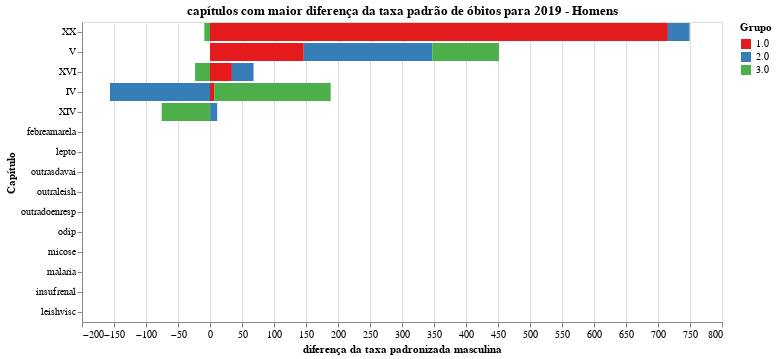

Source (notebook cell):
### Code cell
chart = plot_grafico_dif(pop_19, pop_r,
                         'taxa_obitos_esp_homem', 
                         "capítulos com maior diferença da taxa padrão de óbitos para 2019 - Homens",
                        "diferença da taxa padronizada masculina")


#chart.save('tx_pad_h.svg')
chart

### Figure 1 — Vega-Lite specification as saved in the notebook (floating-point values rounded to 4 significant figures)
{"config": {"view": {"continuousWidth": 400, "continuousHeight": 300}, "range": {"category": {"scheme": "set1"}}}, "data": {"name": "data-0852fda8a848c3c1830f024f4a13337a"}, "mark": "bar", "encoding": {"color": {"type": "nominal", "field": "grupo", "title": "Grupo"}, "order": {"type": "nominal", "field": "grupo", "sort": "ascending"}, "tooltip": {"type": "quantitative", "field": "taxa"}, "x": {"type": "quantitative", "field": "taxa", "title": "diferença da taxa padronizada masculina"}, "y": {"type": "nominal", "field": "capitulo", "sort": null, "title": "Capítulo"}}, "title": "capítulos com maior diferença da taxa padrão de óbitos para 2019 - Homens", "width": 640, "$schema": "https://vega.github.io/schema/vega-lite/v4.8.1.json", "datasets": {"data-0852fda8a848c3c1830f024f4a13337a": [{"capitulo": "XX", "grupo": "1.0", "taxa": 715.4}, {"capitulo": "XX", "grupo": "2.0", "taxa": 33.86}, {"capitulo": "XX", "grupo": "3.0", "taxa": -8.898}, {"capitulo": "V", "grupo": "1.0", "taxa": 146.4}, {"capitulo": "V", "grupo": "2.0", "taxa": 200.9}, {"capitulo": "V", "grupo": "3.0", "taxa": 104.1}, {"capitulo": "XVI", "grupo": "1.0", "taxa": 34.19}, {"capitulo": "XVI", "grupo": "2.0", "taxa": 33.81}, {"capitulo": "XVI", "grupo": "3.0", "taxa": -23.33}, {"capitulo": "IV", "grupo": "1.0", "taxa": 6.563}, {"capitulo": "IV", "grupo": "2.0", "taxa": -156.3}, {"capitulo": "IV", "grupo": "3.0", "taxa": 182.0}, {"capitulo": "XIV", "grupo": "1.0", "taxa": 0.2392}, {"capitulo": "XIV", "grupo": "2.0", "taxa": 10.94}, {"capitulo": "XIV", "grupo": "3.0", "taxa": -75.52}, {"capitulo": "febreamarela", "grupo": "1.0", "taxa": 0.0}, {"capitulo": "febreamarela", "grupo": "2.0", "taxa": 0.0}, {"capitulo": "febreamarela", "grupo": "3.0", "taxa": 0.0}, {"capitulo": "lepto", "grupo": "1.0", "taxa": 0.0}, {"capitulo": "lepto", "grupo": "2.0", "taxa": 0.0}, {"capitulo": "lepto", "grupo": "3.0", "taxa": 0.0}, {"capitulo": "outrasdavai", "grupo": "1.0", "taxa": 0.0}, {"capitulo": "outrasdavai", "grupo": "2.0", "taxa": 0.0}, {"capitulo": "outrasdavai", "grupo": "3.0", "taxa": 0.0}, {"capitulo": "outraleish", "grupo": "1.0", "taxa": 0.0}, {"capitulo": "outraleish", "grupo": "2.0", "taxa": 0.0}, {"capitulo": "outraleish", "grupo": "3.0", "taxa": 0.0}, {"capitulo": "outradoenresp", "grupo": "1.0", "taxa": 0.0}, {"capitulo": "outradoenresp", "grupo": "2.0", "taxa": 0.0}, {"capitulo": "outradoenresp", "grupo": "3.0", "taxa": 0.0}, {"capitulo": "odip", "grupo": "1.0", "taxa": 0.0}, {"capitulo": "odip", "grupo": "2.0", "taxa": 0.0}, {"capitulo": "odip", "grupo": "3.0", "taxa": 0.0}, {"capitulo": "micose", "grupo": "1.0", "taxa": 0.0}, {"capitulo": "micose", "grupo": "2.0", "taxa": 0.0}, {"capitulo": "micose", "grupo": "3.0", "taxa": 0.0}, {"capitulo": "malaria", "grupo": "1.0", "taxa": 0.0}, {"capitulo": "malaria", "grupo": "2.0", "taxa": 0.0}, {"capitulo": "malaria", "grupo": "3.0", "taxa": 0.0}, {"capitulo": "insufrenal", "grupo": "1.0", "taxa": 0.0}, {"capitulo": "insufrenal", "grupo": "2.0", "taxa": 0.0}, {"capitulo": "insufrenal", "grupo": "3.0", "taxa": 0.0}, {"capitulo": "leishvisc", "grupo": "1.0", "taxa": 0.0}, {"capitulo": "leishvisc", "grupo": "2.0", "taxa": 0.0}, {"capitulo": "leishvisc", "grupo": "3.0", "taxa": 0.0}]}}
